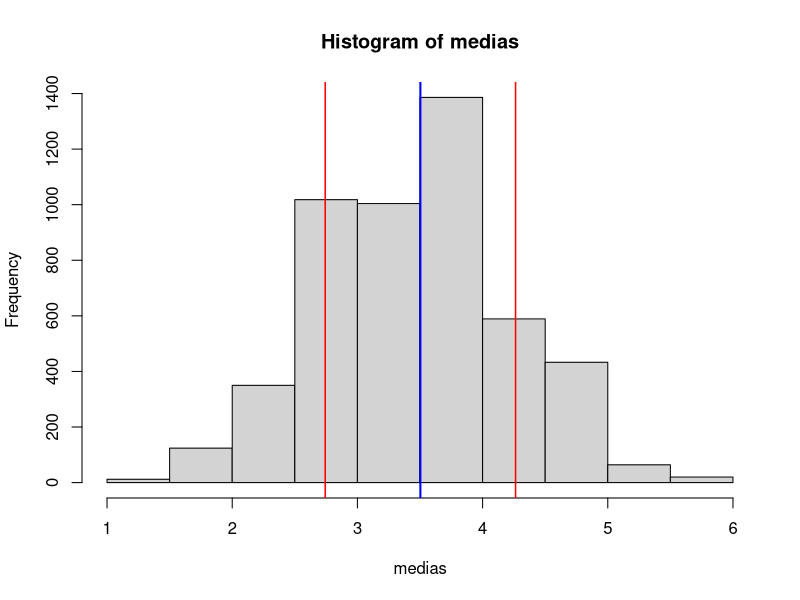

Source code (R):




#-------------------------------------------------------------------
suma_cinco_dados = function(n){
    set.seed(1234)
    d1 = sample(1:6, size=n, replace=T)
    d2 = sample(1:6, size=n, replace=T)
    d3 = sample(1:6, size=n, replace=T)
    d4 = sample(1:6, size=n, replace=T)
    d5 = sample(1:6, size=n, replace=T)
    
    return(d1+d2+d3+d4+d5)
}

medias = suma_cinco_dados(n=5e3)/5

hist(medias)

(media = mean(medias))
(s = sd(medias))
(s2 = s**2)

abline(v = media, col = 'blue', lwd = 2)
abline(v = media + s, col = 'red', lwd = 1.5)
abline(v = media - s, col = 'red', lwd = 1.5)